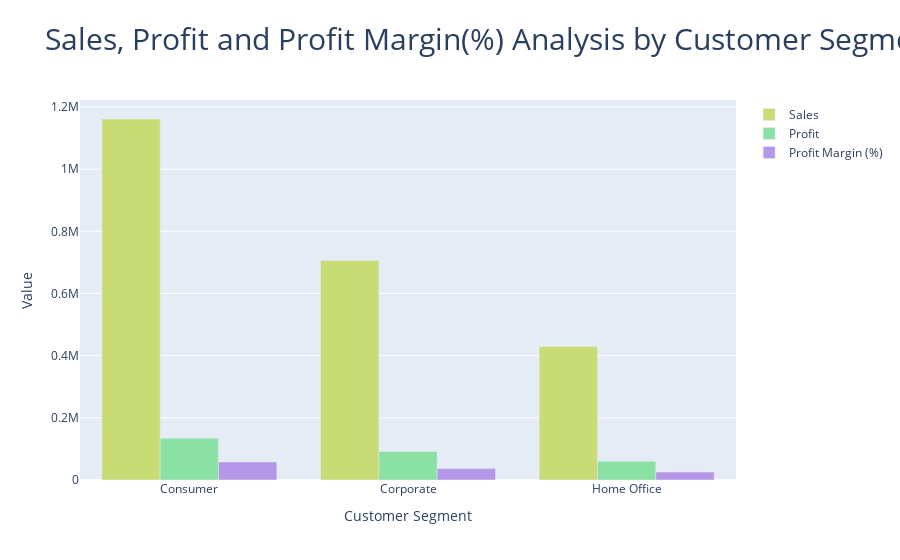

Here is the notebook cell this chart was saved with:
### Code cell
#Are there any specific customer segments that we should focus on?
sales_profit_profit_margin_by_segment = df.groupby('Segment').agg({'Sales': 'sum', 'Profit': 'sum' , 'Profit Margin (%)' : 'sum'}).reset_index()

color_palette = colors.qualitative.Pastel

fig_sales_profit_profit_margin_by_segment = go.Figure()
fig_sales_profit_profit_margin_by_segment.add_trace(go.Bar(x=sales_profit_profit_margin_by_segment['Segment'], 
                     y=sales_profit_profit_margin_by_segment['Sales'], 
                     name='Sales',
                     marker_color=color_palette[7]))
fig_sales_profit_profit_margin_by_segment.add_trace(go.Bar(x=sales_profit_profit_margin_by_segment['Segment'], 
                     y=sales_profit_profit_margin_by_segment['Profit'], 
                     name='Profit',
                     marker_color=color_palette[8]))

fig_sales_profit_profit_margin_by_segment.add_trace(go.Bar(x=sales_profit_profit_margin_by_segment['Segment'], 
                     y=sales_profit_profit_margin_by_segment['Profit Margin (%)'], 
                     name='Profit Margin (%)',
                     marker_color=color_palette[9]))

fig_sales_profit_profit_margin_by_segment.update_layout(title='Sales, Profit and Profit Margin(%) Analysis by Customer Segment',title_font=dict(size=30),
                  xaxis_title='Customer Segment', yaxis_title='Value')


fig_sales_profit_profit_margin_by_segment

### Figure 1 — Plotly figure (JSON) as saved in the notebook; plotly's stock layout.template omitted (floating-point values rounded to 4 significant figures)
{"data": [{"marker": {"color": "rgb(201, 219, 116)"}, "name": "Sales", "type": "bar", "x": ["Consumer", "Corporate", "Home Office"], "y": [1161000.0, 706100.0, 429400.0]}, {"marker": {"color": "rgb(139, 224, 164)"}, "name": "Profit", "type": "bar", "x": ["Consumer", "Corporate", "Home Office"], "y": [134100.0, 91980.0, 60310.0]}, {"marker": {"color": "rgb(180, 151, 231)"}, "name": "Profit Margin (%)", "type": "bar", "x": ["Consumer", "Corporate", "Home Office"], "y": [58160.0, 36600.0, 25480.0]}], "layout": {"title": {"font": {"size": 30}, "text": "Sales, Profit and Profit Margin(%) Analysis by Customer Segment"}, "xaxis": {"title": {"text": "Customer Segment"}}, "yaxis": {"title": {"text": "Value"}}}}
